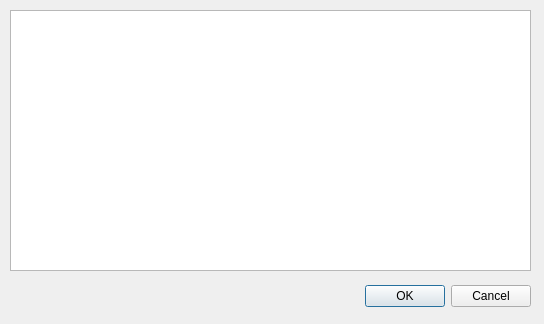
<?xml version="1.0" encoding="UTF-8"?>
<ui version="4.0">
 <class>ConfigureDialog</class>
 <widget class="QDialog" name="ConfigureDialog">
  <property name="geometry">
   <rect>
    <x>0</x>
    <y>0</y>
    <width>544</width>
    <height>324</height>
   </rect>
  </property>
  <property name="windowTitle">
   <string>Dialog</string>
  </property>
  <widget class="QDialogButtonBox" name="buttonBox">
   <property name="geometry">
    <rect>
     <x>190</x>
     <y>280</y>
     <width>341</width>
     <height>32</height>
    </rect>
   </property>
   <property name="orientation">
    <enum>Qt::Horizontal</enum>
   </property>
   <property name="standardButtons">
    <set>QDialogButtonBox::Cancel|QDialogButtonBox::Ok</set>
   </property>
  </widget>
  <widget class="QTableWidget" name="tableWidget">
   <property name="geometry">
    <rect>
     <x>10</x>
     <y>10</y>
     <width>521</width>
     <height>261</height>
    </rect>
   </property>
  </widget>
 </widget>
 <resources/>
 <connections>
  <connection>
   <sender>buttonBox</sender>
   <signal>accepted()</signal>
   <receiver>ConfigureDialog</receiver>
   <slot>accept()</slot>
   <hints>
    <hint type="sourcelabel">
     <x>248</x>
     <y>254</y>
    </hint>
    <hint type="destinationlabel">
     <x>157</x>
     <y>274</y>
    </hint>
   </hints>
  </connection>
  <connection>
   <sender>buttonBox</sender>
   <signal>rejected()</signal>
   <receiver>ConfigureDialog</receiver>
   <slot>reject()</slot>
   <hints>
    <hint type="sourcelabel">
     <x>316</x>
     <y>260</y>
    </hint>
    <hint type="destinationlabel">
     <x>286</x>
     <y>274</y>
    </hint>
   </hints>
  </connection>
 </connections>
</ui>
